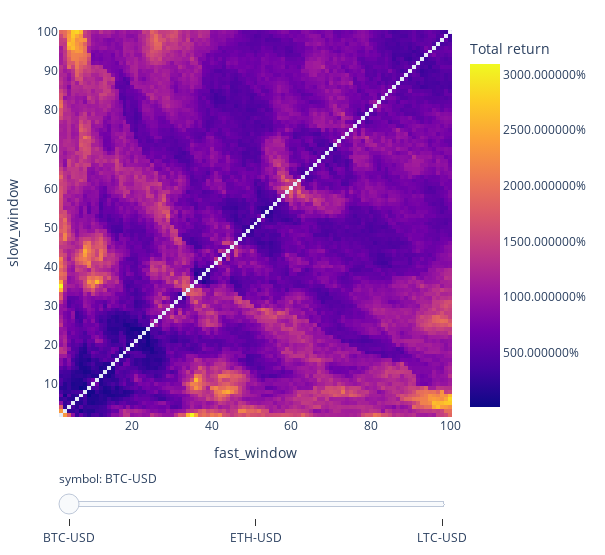

The code cell stored with this chart in its notebook:
### Code cell
import vectorbt as vbt
import numpy as np

symbols = ["BTC-USD", "ETH-USD", "LTC-USD"]
price = vbt.YFData.download(symbols, missing_index='drop').get('Close')

windows = np.arange(2, 101)
fast_ma, slow_ma = vbt.MA.run_combs(price, window=windows, r=2, short_names=['fast', 'slow'])
entries = fast_ma.ma_crossed_above(slow_ma)
exits = fast_ma.ma_crossed_below(slow_ma)

pf_kwargs = dict(size=np.inf, fees=0.001, freq='1D')
pf = vbt.Portfolio.from_signals(price, entries, exits, **pf_kwargs)

fig = pf.total_return().vbt.heatmap(
    x_level='fast_window', y_level='slow_window', slider_level='symbol', symmetric=True,
    trace_kwargs=dict(colorbar=dict(title='Total return', tickformat='%')))
fig.show()

### Figure 1 — Plotly figure (JSON) as saved in the notebook; plotly's stock layout.template omitted (floating-point values rounded to 4 significant figures; data arrays with more than 128 entries replaced by an {"elided": "..."} marker saying what was removed)
{"data": [{"colorbar": {"tickformat": "%", "title": {"text": "Total return"}}, "colorscale": [[0, "#0d0887"], [0.1111, "#46039f"], [0.2222, "#7201a8"], [0.3333, "#9c179e"], [0.4444, "#bd3786"], [0.5556, "#d8576b"], [0.6667, "#ed7953"], [0.7778, "#fb9f3a"], [0.8889, "#fdca26"], [1, "#f0f921"]], "hoverongaps": false, "hovertemplate": "fast_window: %{x}<br>slow_window: %{y}<br>value: %{z}<extra></extra>", "name": "BTC-USD", "type": "heatmap", "uid": "514739b0-7a97-45f9-9b86-da851f8815ac", "visible": true, "x": [2, 3, 4, 5, 6, 7, 8, 9, 10, 11, 12, 13, 14, 15, 16, 17, 18, 19, 20, 21, 22, 23, 24, 25, 26, 27, 28, 29, 30, 31, 32, 33, 34, 35, 36, 37, 38, 39, 40, 41, 42, 43, 44, 45, 46, 47, 48, 49, 50, 51, 52, 53, 54, 55, 56, 57, 58, 59, 60, 61, 62, 63, 64, 65, 66, 67, 68, 69, 70, 71, 72, 73, 74, 75, 76, 77, 78, 79, 80, 81, 82, 83, 84, 85, 86, 87, 88, 89, 90, 91, 92, 93, 94, 95, 96, 97, 98, 99, 100], "y": [2, 3, 4, 5, 6, 7, 8, 9, 10, 11, 12, 13, 14, 15, 16, 17, 18, 19, 20, 21, 22, 23, 24, 25, 26, 27, 28, 29, 30, 31, 32, 33, 34, 35, 36, 37, 38, 39, 40, 41, 42, 43, 44, 45, 46, 47, 48, 49, 50, 51, 52, 53, 54, 55, 56, 57, 58, 59, 60, 61, 62, 63, 64, 65, 66, 67, 68, 69, 70, 71, 72, 73, 74, 75, 76, 77, 78, 79, 80, 81, 82, 83, 84, 85, 86, 87, 88, 89, 90, 91, 92, 93, 94, 95, 96, 97, 98, 99, 100], "z": {"elided": "99x99 float values"}}, {"colorbar": {"tickformat": "%", "title": {"text": "Total return"}}, "colorscale": [[0, "#0d0887"], [0.1111, "#46039f"], [0.2222, "#7201a8"], [0.3333, "#9c179e"], [0.4444, "#bd3786"], [0.5556, "#d8576b"], [0.6667, "#ed7953"], [0.7778, "#fb9f3a"], [0.8889, "#fdca26"], [1, "#f0f921"]], "hoverongaps": false, "hovertemplate": "fast_window: %{x}<br>slow_window: %{y}<br>value: %{z}<extra></extra>", "name": "ETH-USD", "type": "heatmap", "uid": "c975110d-cde1-44d6-9b3f-4499bdaecba1", "visible": false, "x": [2, 3, 4, 5, 6, 7, 8, 9, 10, 11, 12, 13, 14, 15, 16, 17, 18, 19, 20, 21, 22, 23, 24, 25, 26, 27, 28, 29, 30, 31, 32, 33, 34, 35, 36, 37, 38, 39, 40, 41, 42, 43, 44, 45, 46, 47, 48, 49, 50, 51, 52, 53, 54, 55, 56, 57, 58, 59, 60, 61, 62, 63, 64, 65, 66, 67, 68, 69, 70, 71, 72, 73, 74, 75, 76, 77, 78, 79, 80, 81, 82, 83, 84, 85, 86, 87, 88, 89, 90, 91, 92, 93, 94, 95, 96, 97, 98, 99, 100], "y": [2, 3, 4, 5, 6, 7, 8, 9, 10, 11, 12, 13, 14, 15, 16, 17, 18, 19, 20, 21, 22, 23, 24, 25, 26, 27, 28, 29, 30, 31, 32, 33, 34, 35, 36, 37, 38, 39, 40, 41, 42, 43, 44, 45, 46, 47, 48, 49, 50, 51, 52, 53, 54, 55, 56, 57, 58, 59, 60, 61, 62, 63, 64, 65, 66, 67, 68, 69, 70, 71, 72, 73, 74, 75, 76, 77, 78, 79, 80, 81, 82, 83, 84, 85, 86, 87, 88, 89, 90, 91, 92, 93, 94, 95, 96, 97, 98, 99, 100], "z": {"elided": "99x99 float values"}}, {"colorbar": {"tickformat": "%", "title": {"text": "Total return"}}, "colorscale": [[0, "#0d0887"], [0.1111, "#46039f"], [0.2222, "#7201a8"], [0.3333, "#9c179e"], [0.4444, "#bd3786"], [0.5556, "#d8576b"], [0.6667, "#ed7953"], [0.7778, "#fb9f3a"], [0.8889, "#fdca26"], [1, "#f0f921"]], "hoverongaps": false, "hovertemplate": "fast_window: %{x}<br>slow_window: %{y}<br>value: %{z}<extra></extra>", "name": "LTC-USD", "type": "heatmap", "uid": "cc258a1d-c78c-4ba9-8dec-e5634dc4ddb4", "visible": false, "x": [2, 3, 4, 5, 6, 7, 8, 9, 10, 11, 12, 13, 14, 15, 16, 17, 18, 19, 20, 21, 22, 23, 24, 25, 26, 27, 28, 29, 30, 31, 32, 33, 34, 35, 36, 37, 38, 39, 40, 41, 42, 43, 44, 45, 46, 47, 48, 49, 50, 51, 52, 53, 54, 55, 56, 57, 58, 59, 60, 61, 62, 63, 64, 65, 66, 67, 68, 69, 70, 71, 72, 73, 74, 75, 76, 77, 78, 79, 80, 81, 82, 83, 84, 85, 86, 87, 88, 89, 90, 91, 92, 93, 94, 95, 96, 97, 98, 99, 100], "y": [2, 3, 4, 5, 6, 7, 8, 9, 10, 11, 12, 13, 14, 15, 16, 17, 18, 19, 20, 21, 22, 23, 24, 25, 26, 27, 28, 29, 30, 31, 32, 33, 34, 35, 36, 37, 38, 39, 40, 41, 42, 43, 44, 45, 46, 47, 48, 49, 50, 51, 52, 53, 54, 55, 56, 57, 58, 59, 60, 61, 62, 63, 64, 65, 66, 67, 68, 69, 70, 71, 72, 73, 74, 75, 76, 77, 78, 79, 80, 81, 82, 83, 84, 85, 86, 87, 88, 89, 90, 91, 92, 93, 94, 95, 96, 97, 98, 99, 100], "z": {"elided": "99x99 float values"}}], "layout": {"height": 555, "legend": {"orientation": "h", "traceorder": "normal", "x": 1, "xanchor": "right", "y": 1.02, "yanchor": "bottom"}, "margin": {"b": 30, "l": 30, "r": 30, "t": 30}, "sliders": [{"active": 0, "currentvalue": {"prefix": "symbol: "}, "pad": {"t": 50}, "steps": [{"args": [{"visible": [true, false, false]}, {}], "label": "BTC-USD", "method": "update"}, {"args": [{"visible": [false, true, false]}, {}], "label": "ETH-USD", "method": "update"}, {"args": [{"visible": [false, false, true]}, {}], "label": "LTC-USD", "method": "update"}]}], "width": 605, "xaxis": {"title": {"text": "fast_window"}}, "yaxis": {"title": {"text": "slow_window"}}}}
